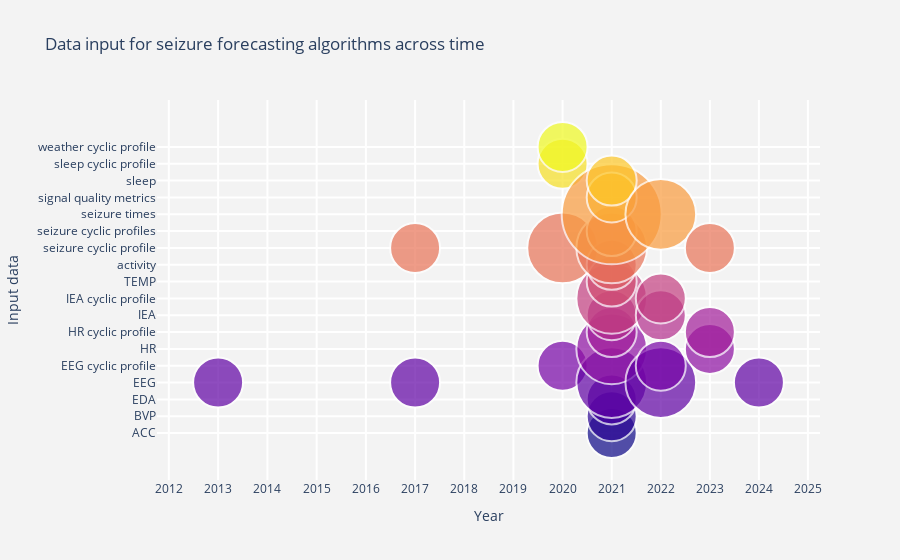

Notebook source saved alongside this figure:
### Markdown cell above
## Bubble Chart

### Code cell
import plotly.graph_objects as go
import plotly.express as px

fig = go.Figure()

fig.add_trace(go.Scatter(
    x=df_input_frequency_by_year["Year"], y=df_input_frequency_by_year["Input"],
    marker_size=df_input_frequency_by_year['freq'],
    marker_color=df_input_frequency_by_year['color'],
    ))

fig.update_traces(mode='markers', marker=dict(sizemode='area',
                                              sizeref= 2.*max(df_input_frequency_by_year['freq'])/(100**2), line_width=2))

fig.update_layout(
    title='Data input for seizure forecasting algorithms across time',
    xaxis=dict(
        title='Year',
        gridcolor='white',
        type='log',
        gridwidth=2,
    ),
    yaxis=dict(
        title='Input data',
        gridcolor='white',
        gridwidth=2,
    ),
    paper_bgcolor='rgb(243, 243, 243)',
    plot_bgcolor='rgb(243, 243, 243)',
)
fig.update_yaxes(type='category', tickmode='linear')


fig.show()

### Figure 1 — Plotly figure (JSON) as saved in the notebook; plotly's stock layout.template omitted (floating-point values rounded to 4 significant figures)
{"data": [{"marker": {"color": [0, 1, 2, 3, 4, 5, 6, 7, 8, 9, 10, 11, 12, 13, 14, 15, 16, 17, 0, 1, 2, 3, 4, 5, 6, 7, 8, 9, 10, 11, 12, 13, 14, 15, 16, 17, 0, 1, 2, 3, 4, 5, 6, 7, 8, 9, 10, 11, 12, 13, 14, 15, 16, 17, 0, 1, 2, 3, 4, 5, 6, 7, 8, 9, 10, 11, 12, 13, 14, 15, 16, 17, 0, 1, 2, 3, 4, 5, 6, 7, 8, 9, 10, 11, 12, 13, 14, 15, 16, 17, 0, 1, 2, 3, 4, 5, 6, 7, 8, 9, 10, 11, 12, 13, 14, 15, 16, 17, 0, 1, 2, 3, 4, 5, 6, 7, 8, 9, 10, 11, 12, 13, 14, 15, 16, 17], "line": {"width": 2}, "size": [0, 0, 0, 1, 0, 0, 0, 0, 0, 0, 0, 0, 0, 0, 0, 0, 0, 0, 0, 0, 0, 1, 0, 0, 0, 0, 0, 0, 0, 1, 0, 0, 0, 0, 0, 0, 0, 0, 0, 0, 1, 0, 0, 0, 0, 0, 0, 2, 0, 0, 0, 0, 1, 1, 1, 1, 1, 2, 0, 2, 1, 1, 2, 1, 1, 2, 1, 4, 1, 1, 0, 0, 0, 0, 0, 2, 1, 0, 0, 1, 1, 0, 0, 0, 0, 2, 0, 0, 0, 0, 0, 0, 0, 0, 0, 1, 1, 0, 0, 0, 0, 1, 0, 0, 0, 0, 0, 0, 0, 0, 0, 1, 0, 0, 0, 0, 0, 0, 0, 0, 0, 0, 0, 0, 0, 0], "sizemode": "area", "sizeref": 0.0008}, "mode": "markers", "type": "scatter", "x": [2013, 2013, 2013, 2013, 2013, 2013, 2013, 2013, 2013, 2013, 2013, 2013, 2013, 2013, 2013, 2013, 2013, 2013, 2017, 2017, 2017, 2017, 2017, 2017, 2017, 2017, 2017, 2017, 2017, 2017, 2017, 2017, 2017, 2017, 2017, 2017, 2020, 2020, 2020, 2020, 2020, 2020, 2020, 2020, 2020, 2020, 2020, 2020, 2020, 2020, 2020, 2020, 2020, 2020, 2021, 2021, 2021, 2021, 2021, 2021, 2021, 2021, 2021, 2021, 2021, 2021, 2021, 2021, 2021, 2021, 2021, 2021, 2022, 2022, 2022, 2022, 2022, 2022, 2022, 2022, 2022, 2022, 2022, 2022, 2022, 2022, 2022, 2022, 2022, 2022, 2023, 2023, 2023, 2023, 2023, 2023, 2023, 2023, 2023, 2023, 2023, 2023, 2023, 2023, 2023, 2023, 2023, 2023, 2024, 2024, 2024, 2024, 2024, 2024, 2024, 2024, 2024, 2024, 2024, 2024, 2024, 2024, 2024, 2024, 2024, 2024], "y": ["ACC", "BVP", "EDA", "EEG", "EEG cyclic profile", "HR", "HR cyclic profile", "IEA", "IEA cyclic profile", "TEMP", "activity", "seizure cyclic profile", "seizure cyclic profiles", "seizure times", "signal quality metrics", "sleep", "sleep cyclic profile", "weather cyclic profile", "ACC", "BVP", "EDA", "EEG", "EEG cyclic profile", "HR", "HR cyclic profile", "IEA", "IEA cyclic profile", "TEMP", "activity", "seizure cyclic profile", "seizure cyclic profiles", "seizure times", "signal quality metrics", "sleep", "sleep cyclic profile", "weather cyclic profile", "ACC", "BVP", "EDA", "EEG", "EEG cyclic profile", "HR", "HR cyclic profile", "IEA", "IEA cyclic profile", "TEMP", "activity", "seizure cyclic profile", "seizure cyclic profiles", "seizure times", "signal quality metrics", "sleep", "sleep cyclic profile", "weather cyclic profile", "ACC", "BVP", "EDA", "EEG", "EEG cyclic profile", "HR", "HR cyclic profile", "IEA", "IEA cyclic profile", "TEMP", "activity", "seizure cyclic profile", "seizure cyclic profiles", "seizure times", "signal quality metrics", "sleep", "sleep cyclic profile", "weather cyclic profile", "ACC", "BVP", "EDA", "EEG", "EEG cyclic profile", "HR", "HR cyclic profile", "IEA", "IEA cyclic profile", "TEMP", "activity", "seizure cyclic profile", "seizure cyclic profiles", "seizure times", "signal quality metrics", "sleep", "sleep cyclic profile", "weather cyclic profile", "ACC", "BVP", "EDA", "EEG", "EEG cyclic profile", "HR", "HR cyclic profile", "IEA", "IEA cyclic profile", "TEMP", "activity", "seizure cyclic profile", "seizure cyclic profiles", "seizure times", "signal quality metrics", "sleep", "sleep cyclic profile", "weather cyclic profile", "ACC", "BVP", "EDA", "EEG", "EEG cyclic profile", "HR", "HR cyclic profile", "IEA", "IEA cyclic profile", "TEMP", "activity", "seizure cyclic profile", "seizure cyclic profiles", "seizure times", "signal quality metrics", "sleep", "sleep cyclic profile", "weather cyclic profile"]}], "layout": {"paper_bgcolor": "rgb(243, 243, 243)", "plot_bgcolor": "rgb(243, 243, 243)", "title": {"text": "Data input for seizure forecasting algorithms across time"}, "xaxis": {"gridcolor": "white", "gridwidth": 2, "title": {"text": "Year"}, "type": "log"}, "yaxis": {"gridcolor": "white", "gridwidth": 2, "tickmode": "linear", "title": {"text": "Input data"}, "type": "category"}}}
